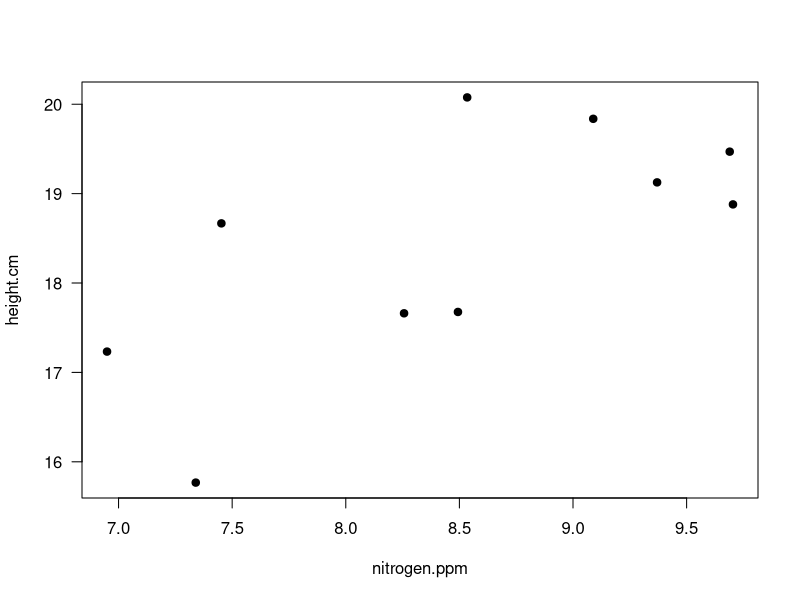
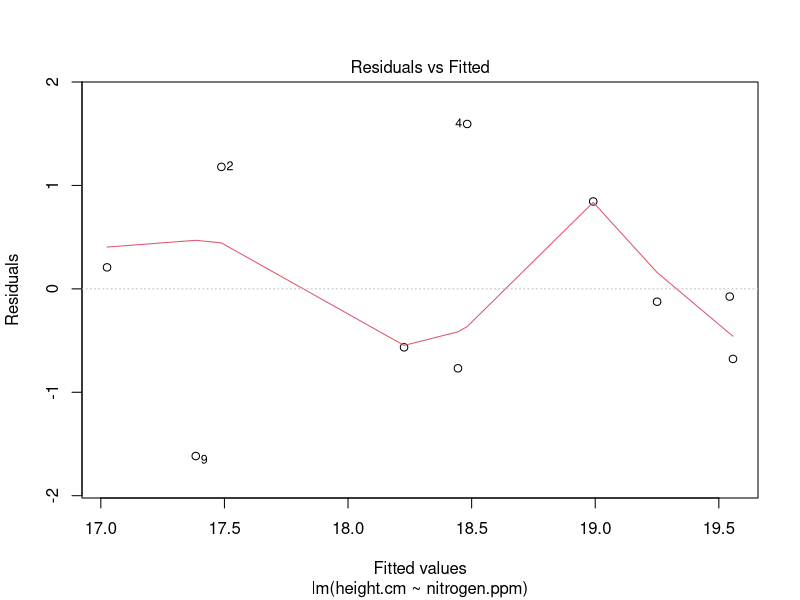
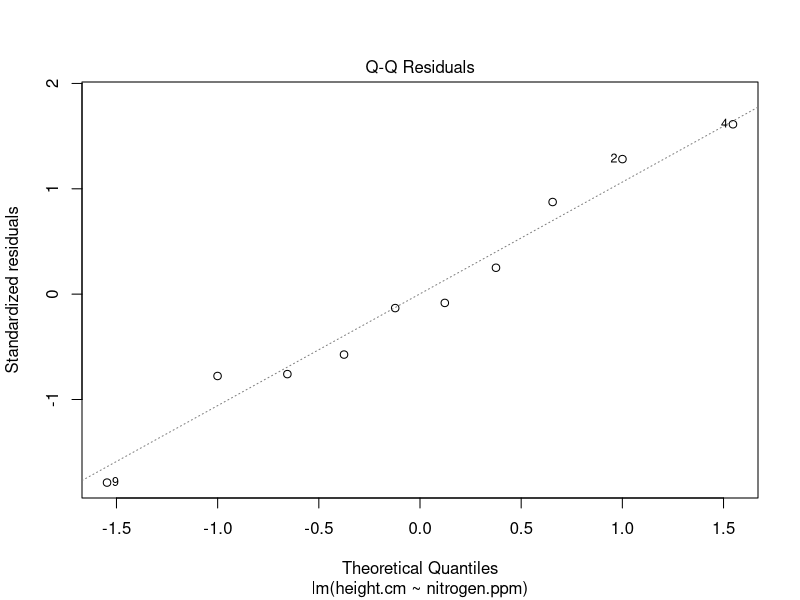
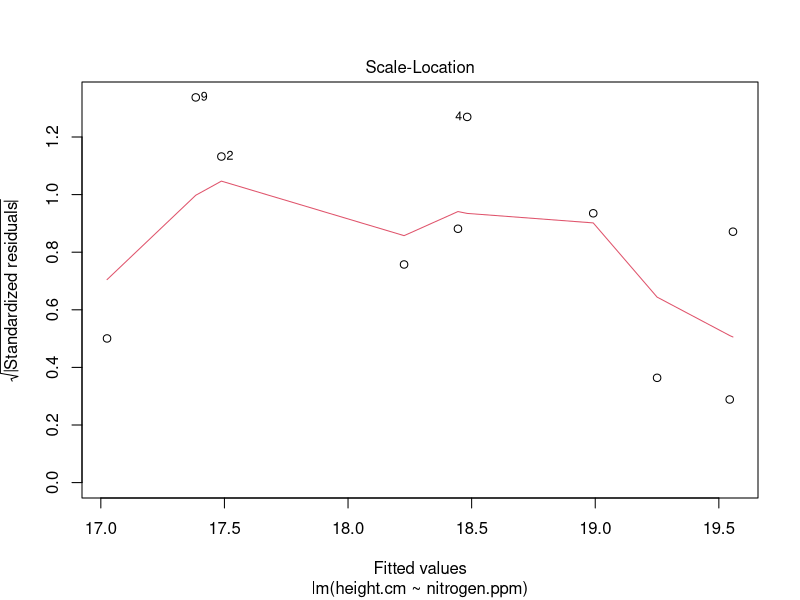
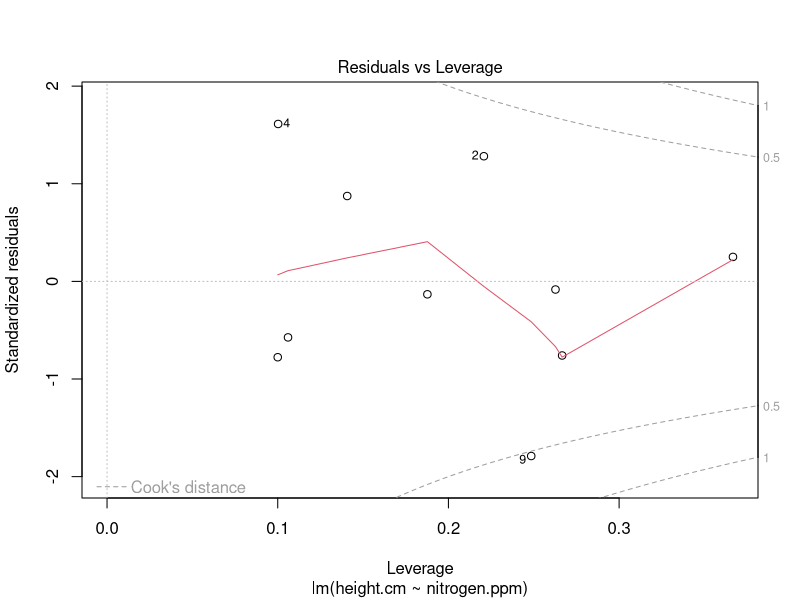
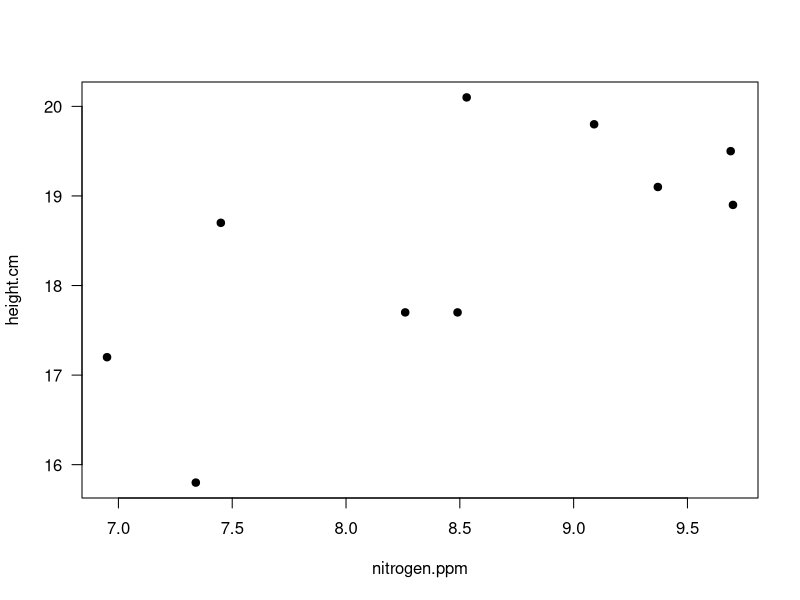
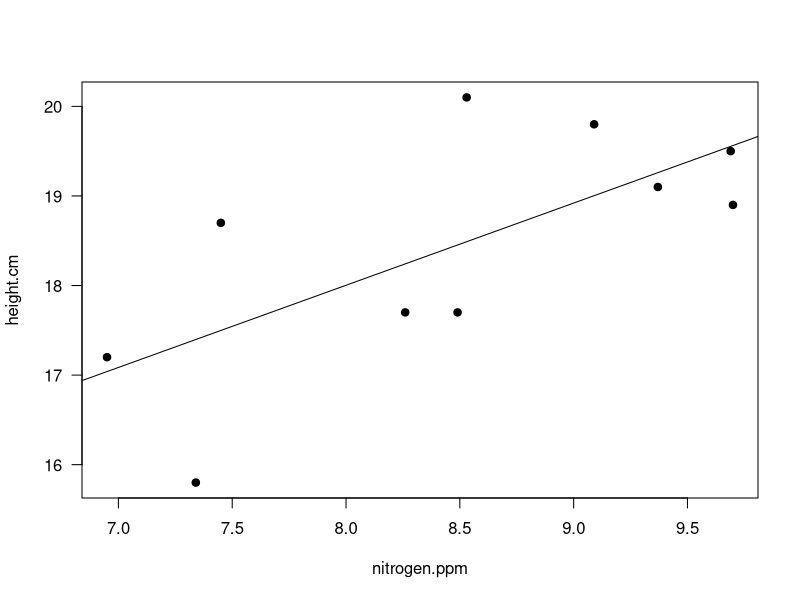
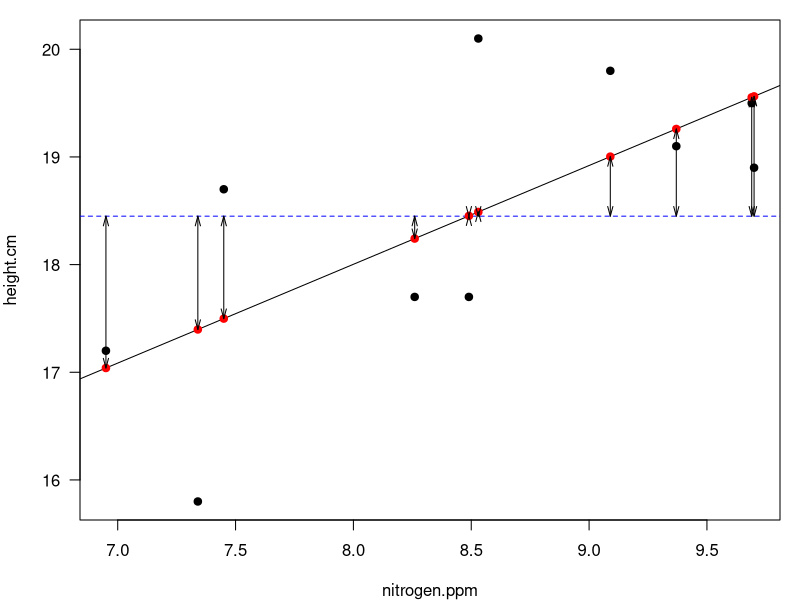

The R source for these figures, in order:
#######
# Dependence relationship
library(MASS)
set.seed(53310)
mu<-rep(0,2)
Sigma<-matrix(0.6,nrow=2,ncol=2)+diag(2)*0.7
rawvars<-mvrnorm(n=10,mu=mu,Sigma=Sigma)
height.cm<-rawvars[,1]+18
nitrogen.ppm<-rawvars[,2]+8
plot(nitrogen.ppm,height.cm,pch=19,las=1)
anova(lm(height.cm~ nitrogen.ppm))
summary(lm(height.cm~ nitrogen.ppm))
plot(lm(height.cm~ nitrogen.ppm))

########## start here
height.cm<-c(17.7,18.7,17.2,20.1,19.1,17.7,18.9,19.8,15.8,19.5)
nitrogen.ppm<-c(8.26,7.45,6.95,8.53,9.37,8.49,9.7,9.09,7.34,9.69)

cbind(height.cm,nitrogen.ppm)

plot(nitrogen.ppm,height.cm,pch=19,las=1)


height.minus.mean<-height.cm-mean(height.cm)
nitrogen.minus.mean<-nitrogen.ppm-mean(nitrogen.ppm)
cbind(height.cm, nitrogen.ppm,height.minus.mean,nitrogen.minus.mean)

product.x.y<-height.minus.mean*nitrogen.minus.mean
covariance<-sum(product.x.y)
variance<-sum(nitrogen.minus.mean^2)

slope<-covariance/variance

#or, simply
slope<-cov(height.cm,nitrogen.ppm)/var(nitrogen.ppm)

#intercept
# mean(y)=bo+b1(mean(x))
intercept<-mean(height.cm)-slope*mean(nitrogen.ppm)



model<-lm(height.cm~nitrogen.ppm)
# Call:
# lm(formula = height.cm ~ nitrogen.ppm)

# Coefficients:
# (Intercept)          nitrogen.ppm  
   # 53.30111      0.08391 
   # everytime nitrogen.ppm increases by 1 unit, height increases by 0.08391 cm

names(model)
model$residuals
mean(model$residuals)

plot(nitrogen.ppm,height.cm,pch=19,las=1)
abline(model)

########  
model<-lm(height.cm~nitrogen.ppm)

#SS regression
par(mar=c(4,4,1,1))
plot(nitrogen.ppm,height.cm,pch=19,las=1)
abline(h=mean(height.cm),lty=2,col="blue")
abline(model)


predicted.y<-intercept+slope*nitrogen.ppm
predicted.y
cbind(nitrogen.ppm,predicted.y)
model$fitted.values #fitted values are the predicted values
cbind(nitrogen.ppm,predicted.y,model$fitted.values)


points(nitrogen.ppm,predicted.y,col="red",pch=19)
for(i in 1:length(nitrogen.ppm)){
	arrows(nitrogen.ppm[i],predicted.y[i],nitrogen.ppm[i],mean(height.cm),lwd=1,code=3,length=0.1,angle=15)	
}


predicted.y.minus.mean<-((predicted.y)-mean(height.cm))

SSregression<-sum((predicted.y.minus.mean)^2)

#SS error

model<-lm(height.cm~nitrogen.ppm)
plot(height.cm~nitrogen.ppm)
abline(model)
abline(h=mean(height.cm),lty=2,col="blue")

points(nitrogen.ppm,predicted.y,col="red",pch=19)
for(i in 1:length(nitrogen.ppm)){
	arrows(nitrogen.ppm[i],predicted.y[i],nitrogen.ppm[i],height.cm[i],lwd=2,code=3,length=0.1,angle=15)	
}


SSerror<-sum((height.cm-predicted.y)^2)

##SS total
SStotal<-SSregression+SSerror
#  --or--

model<-lm(height.cm~ nitrogen.ppm)
plot(height.cm~ nitrogen.ppm)
abline(model)
abline(h=mean(height.cm),lty=2,col="blue")
for(i in 1:length(nitrogen.ppm)){
	arrows(nitrogen.ppm[i],mean(height.cm), nitrogen.ppm[i],height.cm[i],lwd=2,code=3,length=0.1,angle=15)	
}


Sstotal<-sum((height.cm-mean(height.cm))^2)

#SS total values calculated two different ways
SStotal # Calculated above at SSregression+SSerror
Sstotal # Calculated above as sum((height.cm-mean(height.cm))^2)


#R^2 as variation explained
SSregression/SStotal

#R^2 as the square of the correlation between predicted and observed values
observed<-height.cm
predicted<-model$fitted.values
plot(observed,predicted)
cor(observed,predicted)^2


#model<-lm(height.cm~nitrogen.ppm)
#summary(model)



######## anatomy of an anova table


MS.regresssion<-SSregression/1 # 1 df because number of parameters estimated (2, intercept and slope) - 1
MS.error<-SSerror/8 # 8 df because n - k -1 is sample size (10) - minus number of degrees of freedom in the model (k, the regression part), minus 1  10-1-1

MS.total <- SStotal/9 #the total mean square is the variance (total MS plays no direct role in ANOVA)
var(height.cm)

### slope = 0?
std.error.b1<-sqrt(MS.error/sum((nitrogen.ppm-mean(nitrogen.ppm))^2))


#calculate the t-value
theta<-0
t.stat<-(slope-theta)/std.error.b1
#test slope
(1-pt(t.stat,8))*2 #this gives the p-value associated with the null hypothesis that the slope is not different from zero
pt(t.stat,8,lower.tail=FALSE)*2

### intercept = 0?
std.error.b0<-sqrt(MS.error*((1/10)+(mean(nitrogen.ppm)^2/sum((nitrogen.ppm-mean(nitrogen.ppm))^2))))
t.stat<-(intercept-theta)/std.error.b0
pt(t.stat,8,lower.tail=FALSE)*2

#########
model<-lm(height.cm~ nitrogen.ppm)
summary(model)









#95% CI for estimate of slope
# 
slope + (qt(0.975,8)*std.error.b1)
slope - (qt(0.975,8)*std.error.b1)
confint(model,"nitrogen.ppm",level=0.95)
#95% CI for estimate of intercept
#
intercept+(qt(0.975,8)*std.error.b0)
intercept-(qt(0.975,8)*std.error.b0)
confint(model,"(Intercept)",level=0.95)
 
 plot(nitrogen.ppm,height.cm)
 abline(model)
 
 
 confint(model)
###




pred.frame<-data.frame(nitrogen.ppm=seq(from=0,to=20,length=50))#
pred.c<-predict(model,int="confidence",newdata=pred.frame)# c is confidence fitted data 
pred.c
cbind(pred.frame,pred.c)
model$fitted.values
#abline(h=113.72)
#abline(v=62)
plot(nitrogen.ppm,height.cm,pch=19,las=1)
abline(model)
matlines(pred.frame,pred.c,col=c("black","red","red"),lwd=3,lty=c(1,2,2))#confidence curves for fitted data








pred.p<-predict(model,int="prediction",newdata=pred.frame)#level=0.95 # p is prediction PREDICTED INDIVIDUALS

plot(nitrogen.ppm,height.cm,pch=19,las=1)
abline(model)
matlines(pred.frame,pred.p,col=c("black","red","red"),lwd=3,lty=c(1,3,3))#confidence curves for predicted individuals

plot(nitrogen.ppm,height.cm,pch=19,las=1,ylim=c(0,30),xlim=c(0,20))
#pred.wt<-pred.frame$length.cm
matlines(pred.frame,pred.c,col=c("black","red","red"),lwd=3,lty=c(1,2,2))#confidence curves for fitted data
matlines(pred.frame,pred.p,col=c("black","red","red"),lwd=3,lty=c(1,3,3))#confidence curves for predicted individuals



#Intervals get large and doesn't really make sense (zero nitrogen won't result in much in the way of growth) - it get's even weirder when you start thinking about negative ppm of nitrogen.

###############
# Chi-square and F distribution 
curve(dchisq(x,1),ylim=c(0,0.5),xlim=c(0,15),ylab="Density",main="Chi-square distribution")
curve(dchisq(x,4),ylim=c(0,0.5),col="red",add=TRUE)
curve(dchisq(x,8),ylim=c(0,0.5),col="blue",add=TRUE)
text(3,0.4,"df=1")
text(5,0.15,"df=4",col="red")
text(10,0.1,"df=8",col="blue")

set.seed(2)
y<-rnorm(100,0,40)

Q<-y-mean(y)
hist(Q^2)
sum(Q^2)# if we reduce n, on average this number will be smaller

Qz<-NA
for(i in 1:10000){
	dat<-rnorm(3)
	Qz[i]<-sum((dat-mean(dat))^2)
}

par(mfrow=c(1,2))
hist(Qz,breaks=100)

curve(dchisq(x,2),xlim=c(-1,170))
abline(v=qchisq(0.5,2))
qchisq(0.5,2)
quantile(Qz,0.5)







curve(df(x,1,8),xlim=c(0,2),ylab="Density",main="F distribution")
curve(df(x,1,4),xlim=c(0,2),ylab="Density",main="F distribution",add=TRUE)
curve(df(x,4,8),xlim=c(0,2),ylab="Density",main="F distribution",add=TRUE)


curve(df(x,1,8),xlim=c(0,2),ylab="Density",main="F distribution")
curve(df(x,1,50),add=TRUE,col="red")
curve(df(x,4,50),add=TRUE,col="blue")
curve(df(x,10,50),add=TRUE,col="darkgreen")
curve(df(x,3,3),add=TRUE,col="purple")


text(1,2.2,"df = 1,8",pos=4)
text(1,1.8,"df = 1,50",col="red",pos=4)
text(1,1.4,"df = 4,50",col="blue",pos=4)
text(1,1,"df = 10,50",col="darkgreen",pos=4)
# F test for our example
F.model<-MS.regresssion/MS.error
1-pf(F.model,1,8)


theta<-0
t.stat<-(slope-theta)/std.error.b1
t.stat^2
F.model



model<-lm(height.cm~nitrogen.ppm)
anova(model)





###we'll finish up the below on Monday



model.r<-lm(height.cm~1);summary(model.r);mean(height.cm)# reduced model
anova(model.r)
#pf(10.338,1,8,lower.tail=FALSE)

anova(model,model.r)# we should keep height in the model
16.1923-8.6934  # the residual SS for both models   divide this by residualMS from full model
(16.1923-8.6934)/1.0867

summary(model)
pt(t.stat,8,lower.tail=FALSE)*2  #8 degrees of freedom


t.stat^2  #t^2 = F
pf(t.stat^2,1,8,lower.tail=FALSE)


model.ni<-lm(height.cm~0+nitrogen.ppm)
anova(model.ni)
summary(model.ni)
plot(height.cm~0+nitrogen.ppm)
abline(model.ni)
names(model.ni)
sum(model.ni$residuals)#doesn't add up to zero...


